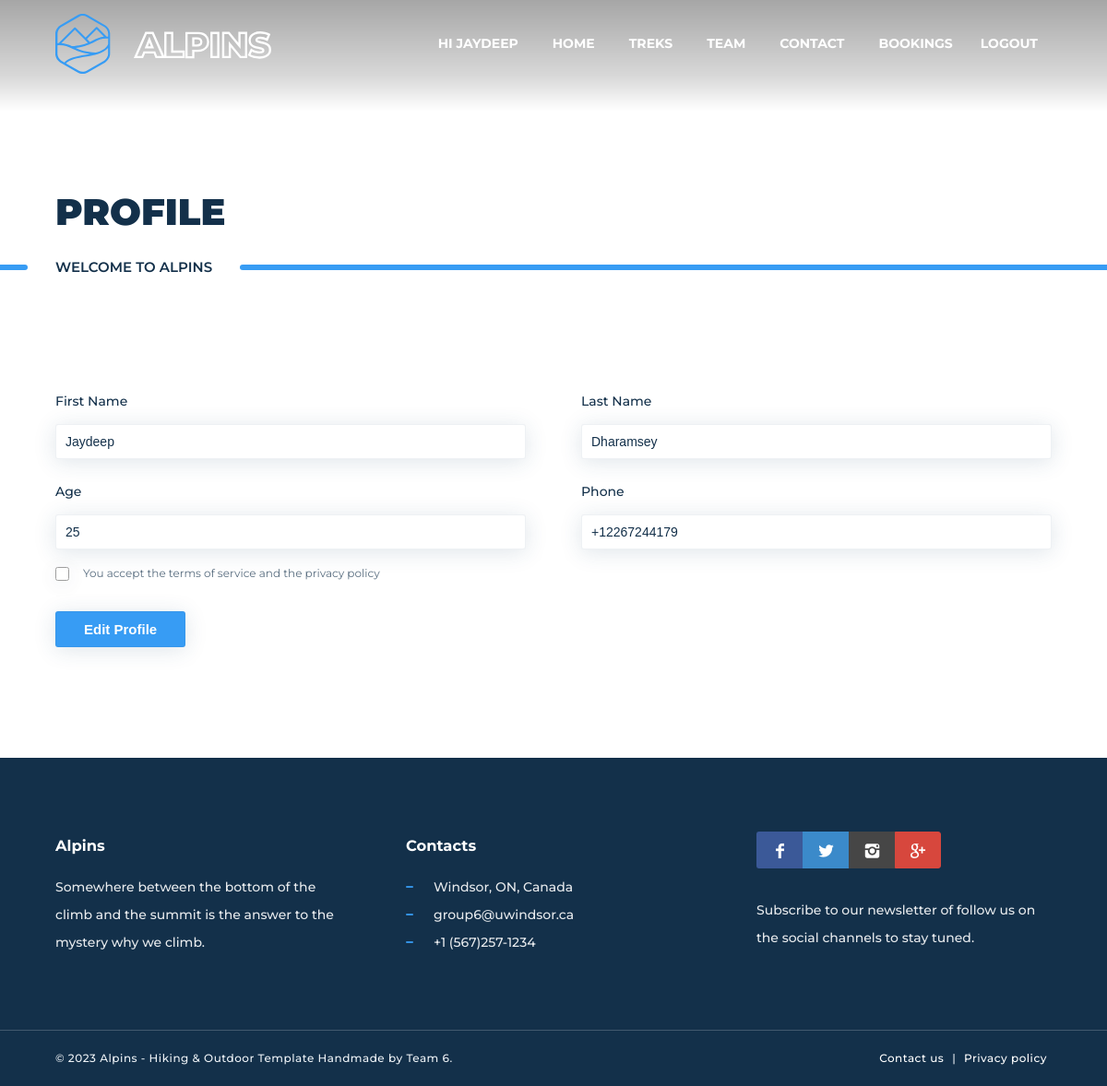
The page /profile (signed in) on the database as committed earlier.
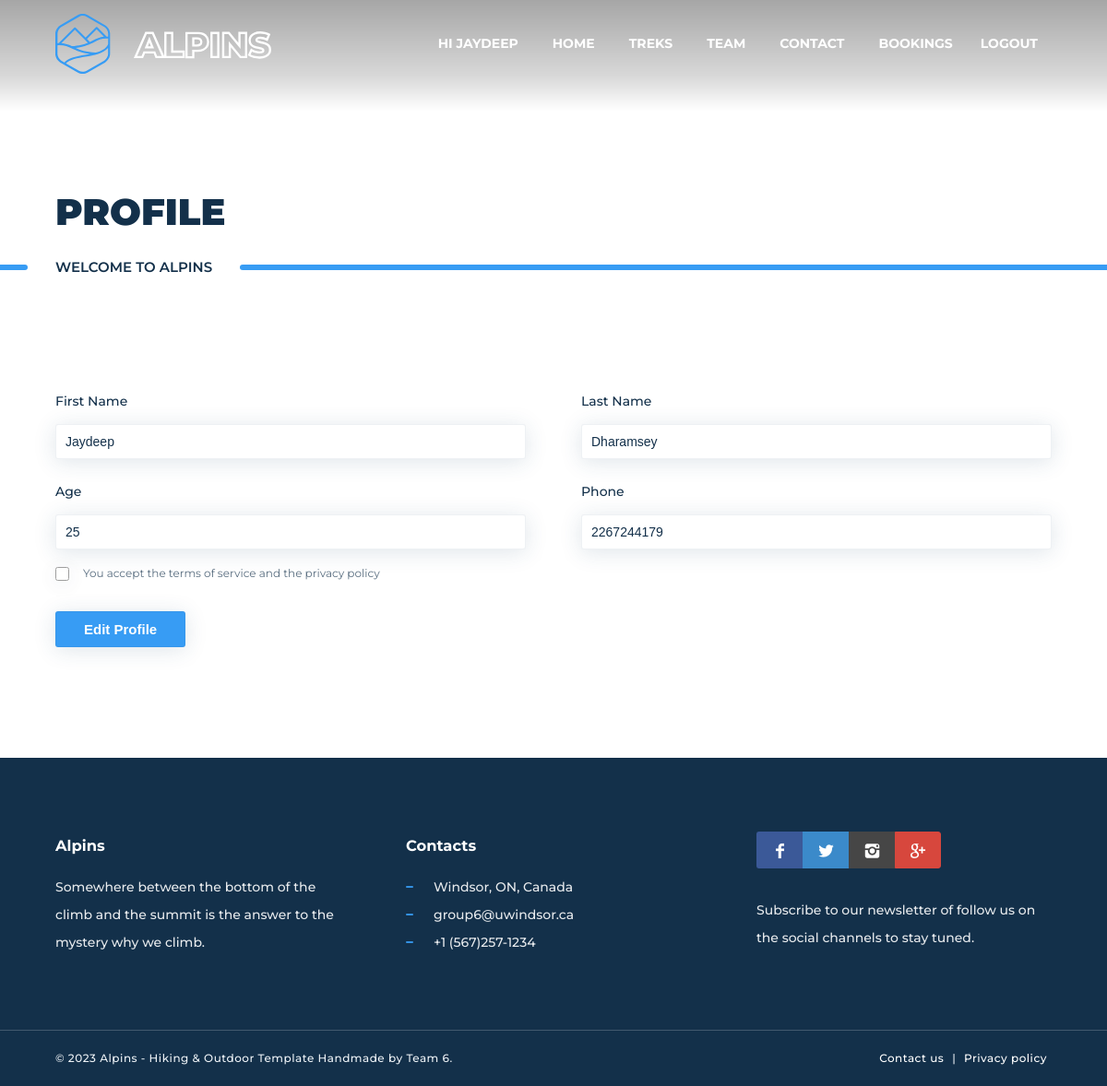
The same page on the database as committed later.
### main/models.py (models this page shows, shortened)
class Customer(User):
    phone = PhoneNumberField(null = True, blank= True)
    age = models.IntegerField( default=18, validators=[MaxValueValidator(50), MinValueValidator(18)])
    forget_password_token = models.CharField(max_length=100,null=True)

### main/views.py (the view, shortened to what this page needs)
# urls.py: path('profile', views.profile, name='profile'),
@login_required(login_url='main:login')
def profile(request):
    user = Customer.objects.get(pk=request.user.id)
    if request.method == "GET":
        return render(request, "profile.html", {"profile": user})

### main/templates/profile.html (shortened to what this page needs)
{% extends 'base.html' %}
{% load static %}
{% block main_content %}
<header class="header-base">
    <div class="container">
        <h1>Profile</h1>
        <h2>Welcome to Alpins</h2>
    </div>
</header>
<main>
    <section class="section-base">
        <div class="container">
            <div class="row">
                <div class="col-lg-12">
                    <form action="{% url 'main:profile' %}" class="form-box" method="post" >
                        <div class="row">
                            <div class="col-lg-6">
                                <p>First Name</p>
                                <input id="fname" name="fname" placeholder="First Name" type="text" class="input-text" value="{{ profile.first_name }}" required>
                            </div>
                            <div class="col-lg-6">
                                <p>Last Name</p>
                                <input id="lname" name="lname" placeholder="Last Name" type="text" class="input-text" value="{{ profile.last_name }}" required>
                            </div>
                            <div class="col-lg-6">
                                <p>Age</p>
                                <input name="age" id="age" type="number"class="input-text" placeholder="Age" min="18" max="50" value="{{ profile.age }}" required>
                            </div>
                            <div class="col-lg-6">
                                <p>Phone</p>
                                <input id="phone" name="phone" maxlength="10" pattern="[1-9]{1}[0-9]{9}" value="{{ profile.phone }}" placeholder="Phone(without extension exactly 10 digits)" type="text" class="input-text" required>
                            </div>
                        </div>
                        <div class="form-checkbox">
                            <input type="checkbox" id="check" name="check" value="check" required>
                            <label for="check">You accept the terms of service and the privacy policy</label>
                        </div>
                        <input class="btn btn-sm" type="submit" value="Edit Profile">
                    </form>
                </div>
            </div>
        </div>
    </section>
</main>
{% endblock %}

### main/templates/base.html (shortened to what this page needs)
{% load static %}
<!DOCTYPE html>
<html lang="en">
        <head>
        <link rel="stylesheet" href="{% static 'themekit/css/bootstrap-grid.css' %}">
        <link rel="stylesheet" href="{% static 'themekit/css/style.css' %}">
        <link rel="stylesheet" href="{% static 'themekit/css/glide.css' %}">
        <link rel="stylesheet" href="{% static 'themekit/css/magnific-popup.css' %}">
        <link rel="stylesheet" href="{% static 'themekit/css/content-box.css' %}">
        <link rel="stylesheet" href="{% static 'themekit/css/contact-form.css' %}">
        <link rel="stylesheet" href="{% static 'themekit/css/media-box.css' %}">
        <link rel="stylesheet" href="{% static 'skin.css' %}">
        </head>
        <body class="page-main">
        <nav class="menu-classic menu-fixed menu-transparent light align-right" data-menu-anima="fade-in">
            <div class="container">
                <div class="menu-brand">
                    <a href="{% url 'main:index' %}">
                        <img class="logo-default scroll-hide" src="{% static 'media/logo-white-blue.svg' %}" alt="logo" />
                    </a>
                </div>
                <div class="menu-cnt">
                    <ul id="main-menu">
                        {% if request.user.is_authenticated %}
                        <li class="dropdown">
                            <a href="{% url 'main:profile' %}">Hi {{ request.user.first_name }}</a>
                        </li>
                        {% endif %}
                        <li class="dropdown">
                            <a href="{% url 'main:index' %}">Home</a>
                        </li>
                        <li class="dropdown">
                            <a href="{% url 'main:treks' %}">Treks</a>
                        </li>
                        <li class="dropdown">
                            <a href="{% url 'main:team' %}">Team</a>
                        </li>
                        <li class="dropdown">
                            <a href="{% url 'main:contact' %}">Contact</a>
                        </li>
                        {% if request.user.is_authenticated %}
                            <li>
                                <a href="{% url 'main:bookings' %}">Bookings</a>
                            </li>
                            <li>
                                <a href="{% url 'main:logout' %}">Logout</a>
                            </li>
                        {% endif %}
                    </ul>
                </div>
            </div>
        </nav>
            {% block main_content %} {% endblock %}
        <footer class="light">
            <div class="container">
                <div class="row">
                    <div class="col-lg-4">
                        <h3>Alpins</h3>
                        <p>Somewhere between the bottom of the climb and the summit is the answer to the mystery why we climb.</p>
                    </div>
                    <div class="col-lg-4">
                        <h3>Contacts</h3>
                        <ul class="icon-list icon-line">
                            <li>Windsor, ON, Canada</li>
                            <li>group6@uwindsor.ca</li>
                            <li>+1 (567)257-1234</li>
                        </ul>
                    </div>
                    <div class="col-lg-4">
                        <div class="icon-links icon-social icon-links-grid social-colors">
                            <a class="facebook"><i class="icon-facebook"></i></a>
                            <a class="twitter"><i class="icon-twitter"></i></a>
                            <a class="instagram"><i class="icon-instagram"></i></a>
                            <a class="google"><i class="icon-google"></i></a>
                        </div>
                        <hr class="space-sm" />
                        <p>Subscribe to our newsletter of follow us on the social channels to stay tuned.</p>
                    </div>
                </div>
            </div>
            <div class="footer-bar">
                <div class="container">
                    <span>© 2023 Alpins - Hiking & Outdoor Template Handmade by Team 6.</span>
                    <span><a href="#">Contact us</a> | <a href="#">Privacy policy</a></span>
                </div>
            </div>
            <link rel="stylesheet" href="{% static 'themekit/media/icons/iconsmind/line-icons.min.css' %}">
        </footer>
    </body>
</html>

### main/static/themekit/css/contact-form.css (style rules this page uses)
.form-box p { margin: 0 0 10px 0; }
.form-box textarea, .form-box select, .form-box input { margin: 0 0 20px 0; transition: all .5s; }
.form-box .form-checkbox { margin: -5px 0 30px 0; display: flex; align-items: center; font-size: 13px; }
.form-box .form-checkbox input { width: 15px; height: 15px; margin: 0; }
.form-box .form-checkbox label { float: left; width: calc(100% - 40px); margin-left: 15px; font-weight: normal; }

Rows that differ between the two databases and show on the page:
changed Customer: phone "+12267244179" → "2267244179"
